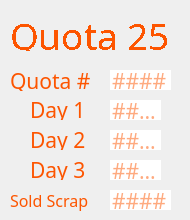
     <widget class="QWidget" name="page_25">
      <widget class="QLabel" name="label_157">
       <property name="geometry">
        <rect>
         <x>10</x>
         <y>10</y>
         <width>171</width>
         <height>41</height>
        </rect>
       </property>
       <property name="sizePolicy">
        <sizepolicy hsizetype="Fixed" vsizetype="Fixed">
         <horstretch>0</horstretch>
         <verstretch>0</verstretch>
        </sizepolicy>
       </property>
       <property name="font">
        <font>
         <family>IBM 3270</family>
         <pointsize>24</pointsize>
         <weight>50</weight>
         <italic>false</italic>
         <bold>false</bold>
         <stylestrategy>NoAntialias</stylestrategy>
        </font>
       </property>
       <property name="styleSheet">
        <string notr="true">font: 24pt &quot;IBM 3270&quot;;
color: rgb(253, 85, 0);</string>
       </property>
       <property name="text">
        <string>&lt;html&gt;&lt;head/&gt;&lt;body&gt;&lt;p&gt;&lt;span style=&quot; font-size:28pt;&quot;&gt;Quota 25&lt;/span&gt;&lt;/p&gt;&lt;/body&gt;&lt;/html&gt;</string>
       </property>
      </widget>
      <widget class="QLineEdit" name="q25d3">
       <property name="geometry">
        <rect>
         <x>110</x>
         <y>160</y>
         <width>51</width>
         <height>20</height>
        </rect>
       </property>
       <property name="font">
        <font>
         <family>IBM 3270</family>
         <pointsize>16</pointsize>
        </font>
       </property>
       <property name="styleSheet">
        <string notr="true">color: rgb(253, 85, 0);
border: none;</string>
       </property>
       <property name="maxLength">
        <number>4</number>
       </property>
       <property name="placeholderText">
        <string>####</string>
       </property>
      </widget>
      <widget class="QLineEdit" name="q25">
       <property name="geometry">
        <rect>
         <x>110</x>
         <y>70</y>
         <width>61</width>
         <height>20</height>
        </rect>
       </property>
       <property name="font">
        <font>
         <family>IBM 3270</family>
         <pointsize>16</pointsize>
        </font>
       </property>
       <property name="styleSheet">
        <string notr="true">color: rgb(253, 85, 0);
border: none;</string>
       </property>
       <property name="text">
        <string/>
       </property>
       <property name="maxLength">
        <number>5</number>
       </property>
       <property name="readOnly">
        <bool>false</bool>
       </property>
       <property name="placeholderText">
        <string>####</string>
       </property>
      </widget>
      <widget class="QLabel" name="label_153">
       <property name="geometry">
        <rect>
         <x>30</x>
         <y>100</y>
         <width>61</width>
         <height>20</height>
        </rect>
       </property>
       <property name="font">
        <font>
         <family>IBM 3270</family>
         <pointsize>16</pointsize>
        </font>
       </property>
       <property name="styleSheet">
        <string notr="true">color: rgb(253, 85, 0);
border: none;</string>
       </property>
       <property name="text">
        <string>Day 1</string>
       </property>
      </widget>
      <widget class="QLineEdit" name="q25d1">
       <property name="geometry">
        <rect>
         <x>110</x>
         <y>100</y>
         <width>51</width>
         <height>20</height>
        </rect>
       </property>
       <property name="font">
        <font>
         <family>IBM 3270</family>
         <pointsize>16</pointsize>
         <weight>50</weight>
         <bold>false</bold>
        </font>
       </property>
       <property name="styleSheet">
        <string notr="true">color: rgb(253, 85, 0);
border: none;</string>
       </property>
       <property name="inputMethodHints">
        <set>Qt::ImhNone</set>
       </property>
       <property name="text">
        <string/>
       </property>
       <property name="maxLength">
        <number>4</number>
       </property>
       <property name="readOnly">
        <bool>false</bool>
       </property>
       <property name="placeholderText">
        <string>####</string>
       </property>
      </widget>
      <widget class="QLineEdit" name="q25d2">
       <property name="geometry">
        <rect>
         <x>110</x>
         <y>130</y>
         <width>51</width>
         <height>20</height>
        </rect>
       </property>
       <property name="font">
        <font>
         <family>IBM 3270</family>
         <pointsize>16</pointsize>
        </font>
       </property>
       <property name="styleSheet">
        <string notr="true">color: rgb(253, 85, 0);
border: none;</string>
       </property>
       <property name="maxLength">
        <number>4</number>
       </property>
       <property name="placeholderText">
        <string>####</string>
       </property>
      </widget>
      <widget class="QLabel" name="label_152">
       <property name="geometry">
        <rect>
         <x>10</x>
         <y>190</y>
         <width>91</width>
         <height>21</height>
        </rect>
       </property>
       <property name="font">
        <font>
         <family>IBM 3270</family>
         <pointsize>12</pointsize>
        </font>
       </property>
       <property name="styleSheet">
        <string notr="true">color: rgb(253, 85, 0);
border: none;</string>
       </property>
       <property name="text">
        <string>Sold Scrap</string>
       </property>
      </widget>
      <widget class="QLineEdit" name="q25sold">
       <property name="geometry">
        <rect>
         <x>110</x>
         <y>190</y>
         <width>61</width>
         <height>20</height>
        </rect>
       </property>
       <property name="font">
        <font>
         <family>IBM 3270</family>
         <pointsize>16</pointsize>
        </font>
       </property>
       <property name="styleSheet">
        <string notr="true">color: rgb(253, 85, 0);
border: none;</string>
       </property>
       <property name="maxLength">
        <number>5</number>
       </property>
       <property name="placeholderText">
        <string>####</string>
       </property>
      </widget>
      <widget class="QLabel" name="label_155">
       <property name="geometry">
        <rect>
         <x>30</x>
         <y>130</y>
         <width>61</width>
         <height>20</height>
        </rect>
       </property>
       <property name="font">
        <font>
         <family>IBM 3270</family>
         <pointsize>16</pointsize>
        </font>
       </property>
       <property name="styleSheet">
        <string notr="true">color: rgb(253, 85, 0);
border: none;</string>
       </property>
       <property name="text">
        <string>Day 2</string>
       </property>
      </widget>
      <widget class="QLabel" name="label_154">
       <property name="geometry">
        <rect>
         <x>10</x>
         <y>70</y>
         <width>81</width>
         <height>21</height>
        </rect>
       </property>
       <property name="font">
        <font>
         <family>IBM 3270</family>
         <pointsize>16</pointsize>
        </font>
       </property>
       <property name="styleSheet">
        <string notr="true">color: rgb(253, 85, 0);</string>
       </property>
       <property name="text">
        <string>Quota #</string>
       </property>
      </widget>
      <widget class="QLabel" name="label_156">
       <property name="geometry">
        <rect>
         <x>30</x>
         <y>160</y>
         <width>61</width>
         <height>20</height>
        </rect>
       </property>
       <property name="font">
        <font>
         <family>IBM 3270</family>
         <pointsize>16</pointsize>
        </font>
       </property>
       <property name="styleSheet">
        <string notr="true">color: rgb(253, 85, 0);
border: none;</string>
       </property>
       <property name="text">
        <string>Day 3</string>
       </property>
      </widget>
     </widget>
